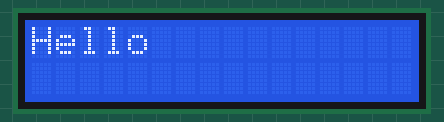
The sketch below on a simulated Arduino Uno, built with avr-gcc and run on an emulated ATmega328P. Parts: 16×2 character LCD.

Above: at 0.1 s.
At 3.1 s:
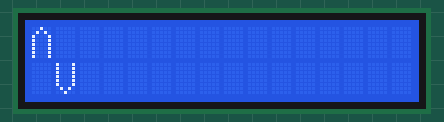
At 3.6 s:
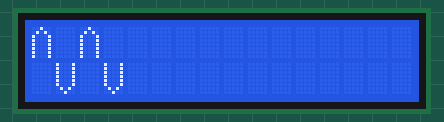
At 4.6 s:
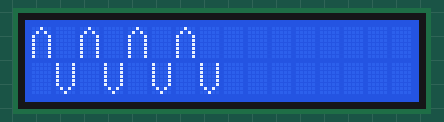
At 5.6 s:
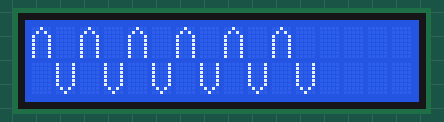
At 6.6 s:
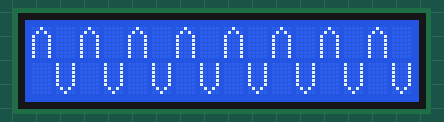

The sketch:

sineWave.ino
```cpp
// Drawing a sine wave to an LCD
// include the library code:
#include <LiquidCrystal.h>

// initialize the library with the numbers of the interface pins
LiquidCrystal lcd(12, 11, 5, 4, 3, 2);

//----------------- store the custom characters in arrays ---------------------//
byte positive_cycle0[8] =
{

  0b00100,
  0b01010,
  0b10001,
  0b10001,
  0b10001,
  0b10001,
  0b10001,
  0b10001
};
byte positive_cycle[8] =
{

  0b10001,
  0b10001,
  0b10001,
  0b10001,
  0b10001,
  0b10001,
  0b10001,
  0b10001
};

byte negative_cycle[8] =
{
  0b10001,
  0b10001,
  0b10001,
  0b10001,
  0b10001,
  0b10001,
  0b01010,
  0b00100
};


void setup()
{
  //---- create custom characters ----//


  // set up the lcd's number of columns and rows:
  lcd.begin(16, 2);
  lcd.setCursor(0, 0);
  lcd.print("Hello");
  delay(3000);
  lcd.createChar(1, positive_cycle0);
  lcd.createChar(2, positive_cycle);
  lcd.createChar(3, negative_cycle);
  lcd.clear();


}

void loop()
{

  for ( int i = 0; i <= 15; i+=2) {
    lcd.setCursor(i, 0);
    lcd.write(1);
    lcd.setCursor(i+1, 1);

    lcd.write(3);

    delay(500);

  }
  lcd.clear();


}
```

Measured:
- by itself, everything shown: repeats every 4.0 s, in 9 steps
- what the display in image 1 shows lasts 0.5 s, from 3.1 s to 3.6 s
